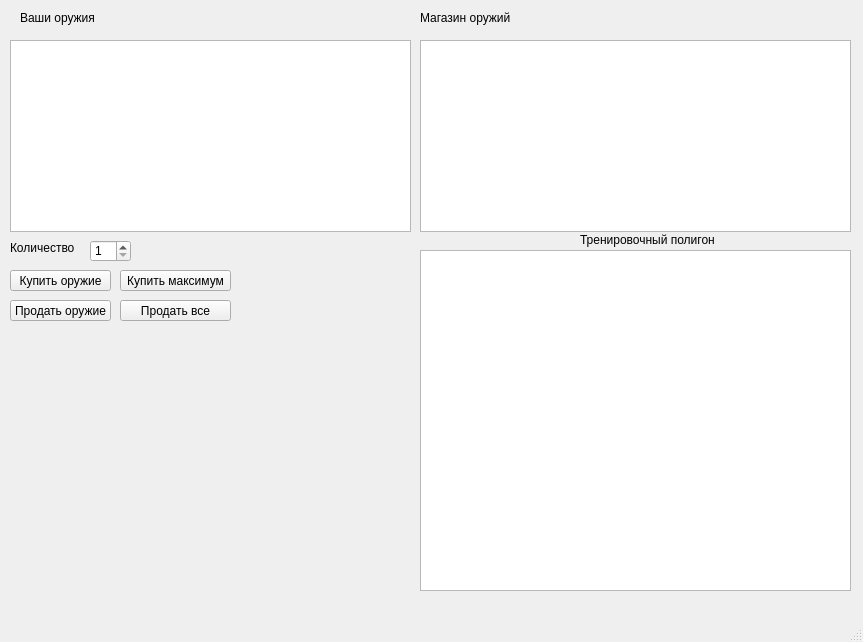
<?xml version="1.0" encoding="UTF-8"?>
<ui version="4.0">
 <class>Shop</class>
 <widget class="QMainWindow" name="Shop">
  <property name="geometry">
   <rect>
    <x>0</x>
    <y>0</y>
    <width>863</width>
    <height>642</height>
   </rect>
  </property>
  <property name="windowTitle">
   <string>MainWindow</string>
  </property>
  <widget class="QWidget" name="centralwidget">
   <widget class="QTableWidget" name="shootingRangeTable">
    <property name="geometry">
     <rect>
      <x>420</x>
      <y>250</y>
      <width>431</width>
      <height>341</height>
     </rect>
    </property>
   </widget>
   <widget class="QLabel" name="label">
    <property name="geometry">
     <rect>
      <x>20</x>
      <y>10</y>
      <width>81</width>
      <height>16</height>
     </rect>
    </property>
    <property name="text">
     <string>Ваши оружия</string>
    </property>
   </widget>
   <widget class="QLabel" name="label_2">
    <property name="geometry">
     <rect>
      <x>420</x>
      <y>10</y>
      <width>101</width>
      <height>16</height>
     </rect>
    </property>
    <property name="text">
     <string>Магазин оружий</string>
    </property>
   </widget>
   <widget class="QLabel" name="label_3">
    <property name="geometry">
     <rect>
      <x>580</x>
      <y>230</y>
      <width>141</width>
      <height>20</height>
     </rect>
    </property>
    <property name="text">
     <string>Тренировочный полигон</string>
    </property>
   </widget>
   <widget class="QPushButton" name="buyWeaponButton">
    <property name="geometry">
     <rect>
      <x>10</x>
      <y>270</y>
      <width>101</width>
      <height>21</height>
     </rect>
    </property>
    <property name="text">
     <string>Купить оружие</string>
    </property>
   </widget>
   <widget class="QPushButton" name="sellWeaponButton">
    <property name="geometry">
     <rect>
      <x>10</x>
      <y>300</y>
      <width>101</width>
      <height>21</height>
     </rect>
    </property>
    <property name="text">
     <string>Продать оружие</string>
    </property>
   </widget>
   <widget class="QSpinBox" name="weaponAmountSpinBox">
    <property name="geometry">
     <rect>
      <x>90</x>
      <y>240</y>
      <width>41</width>
      <height>22</height>
     </rect>
    </property>
    <property name="minimum">
     <number>1</number>
    </property>
   </widget>
   <widget class="QLabel" name="label_4">
    <property name="geometry">
     <rect>
      <x>10</x>
      <y>240</y>
      <width>71</width>
      <height>16</height>
     </rect>
    </property>
    <property name="text">
     <string>Количество</string>
    </property>
   </widget>
   <widget class="QTableWidget" name="weaponsInStockTableWidget">
    <property name="geometry">
     <rect>
      <x>10</x>
      <y>40</y>
      <width>401</width>
      <height>192</height>
     </rect>
    </property>
   </widget>
   <widget class="QTableWidget" name="weaponsShopTableWidget">
    <property name="geometry">
     <rect>
      <x>420</x>
      <y>40</y>
      <width>431</width>
      <height>192</height>
     </rect>
    </property>
   </widget>
   <widget class="QLabel" name="userCoinsLabel">
    <property name="geometry">
     <rect>
      <x>10</x>
      <y>330</y>
      <width>381</width>
      <height>41</height>
     </rect>
    </property>
    <property name="text">
     <string/>
    </property>
    <property name="alignment">
     <set>Qt::AlignCenter</set>
    </property>
   </widget>
   <widget class="QPushButton" name="buyAllWeaponsButton">
    <property name="geometry">
     <rect>
      <x>120</x>
      <y>270</y>
      <width>111</width>
      <height>21</height>
     </rect>
    </property>
    <property name="text">
     <string>Купить максимум</string>
    </property>
   </widget>
   <widget class="QPushButton" name="sellAllWeaponsButton">
    <property name="geometry">
     <rect>
      <x>120</x>
      <y>300</y>
      <width>111</width>
      <height>21</height>
     </rect>
    </property>
    <property name="text">
     <string>Продать все</string>
    </property>
   </widget>
   <widget class="QLabel" name="totalBuyLabel">
    <property name="geometry">
     <rect>
      <x>240</x>
      <y>270</y>
      <width>171</width>
      <height>16</height>
     </rect>
    </property>
    <property name="text">
     <string/>
    </property>
   </widget>
   <widget class="QLabel" name="totalSellLabel">
    <property name="geometry">
     <rect>
      <x>240</x>
      <y>300</y>
      <width>171</width>
      <height>16</height>
     </rect>
    </property>
    <property name="text">
     <string/>
    </property>
   </widget>
  </widget>
  <widget class="QMenuBar" name="menubar">
   <property name="geometry">
    <rect>
     <x>0</x>
     <y>0</y>
     <width>863</width>
     <height>21</height>
    </rect>
   </property>
  </widget>
  <widget class="QStatusBar" name="statusbar"/>
 </widget>
 <resources/>
 <connections/>
</ui>
